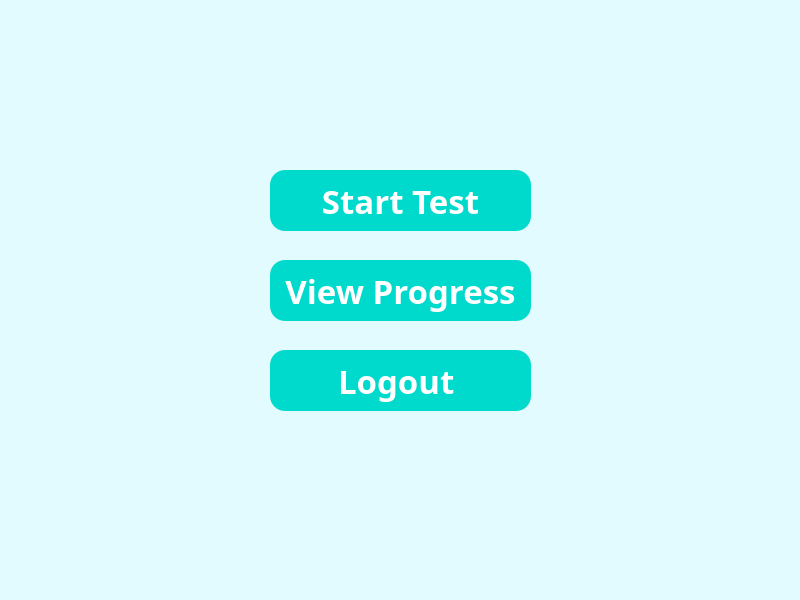
<?xml version="1.0" encoding="UTF-8"?>
<ui version="4.0">
 <class>MainWindow</class>
 <widget class="QMainWindow" name="MainWindow">
  <property name="geometry">
   <rect>
    <x>0</x>
    <y>0</y>
    <width>800</width>
    <height>600</height>
   </rect>
  </property>
  <property name="windowTitle">
   <string>MainWindow</string>
  </property>
  <property name="styleSheet">
   <string notr="true">background-color: #e2fbff;</string>
  </property>
  <widget class="QWidget" name="centralwidget">
   <widget class="QGroupBox" name="settings">
    <property name="enabled">
     <bool>true</bool>
    </property>
    <property name="geometry">
     <rect>
      <x>180</x>
      <y>0</y>
      <width>455</width>
      <height>535</height>
     </rect>
    </property>
    <property name="minimumSize">
     <size>
      <width>455</width>
      <height>535</height>
     </size>
    </property>
    <property name="styleSheet">
     <string notr="true">background-color: #e2fbff;
border-radius: 30px</string>
    </property>
    <property name="alignment">
     <set>Qt::AlignmentFlag::AlignRight|Qt::AlignmentFlag::AlignTrailing|Qt::AlignmentFlag::AlignVCenter</set>
    </property>
    <widget class="QGroupBox" name="groupBox">
     <property name="geometry">
      <rect>
       <x>60</x>
       <y>150</y>
       <width>321</width>
       <height>301</height>
      </rect>
     </property>
     <property name="title">
      <string/>
     </property>
     <widget class="QPushButton" name="loginbutton">
      <property name="geometry">
       <rect>
        <x>30</x>
        <y>110</y>
        <width>261</width>
        <height>61</height>
       </rect>
      </property>
      <property name="font">
       <font>
        <family>Baloo Chettan 2</family>
        <pointsize>25</pointsize>
        <bold>true</bold>
       </font>
      </property>
      <property name="styleSheet">
       <string notr="true">background-color: #00dacc;
color: rgb(255, 255, 255);
border-radius: 15px;
</string>
      </property>
      <property name="text">
       <string>View Progress</string>
      </property>
      <property name="default">
       <bool>false</bool>
      </property>
      <property name="flat">
       <bool>false</bool>
      </property>
     </widget>
     <widget class="QPushButton" name="registerbutton">
      <property name="geometry">
       <rect>
        <x>30</x>
        <y>20</y>
        <width>261</width>
        <height>61</height>
       </rect>
      </property>
      <property name="font">
       <font>
        <family>Baloo Chettan 2</family>
        <pointsize>25</pointsize>
        <bold>true</bold>
       </font>
      </property>
      <property name="styleSheet">
       <string notr="true">background-color: #00dacc;
color: rgb(255, 255, 255);
border-radius: 15px;
</string>
      </property>
      <property name="text">
       <string>Start Test</string>
      </property>
      <property name="default">
       <bool>false</bool>
      </property>
      <property name="flat">
       <bool>false</bool>
      </property>
     </widget>
     <widget class="QPushButton" name="loginbutton_2">
      <property name="geometry">
       <rect>
        <x>30</x>
        <y>200</y>
        <width>261</width>
        <height>61</height>
       </rect>
      </property>
      <property name="font">
       <font>
        <family>Baloo Chettan 2</family>
        <pointsize>25</pointsize>
        <bold>true</bold>
       </font>
      </property>
      <property name="styleSheet">
       <string notr="true">background-color: #00dacc;
color: rgb(255, 255, 255);
border-radius: 15px;
</string>
      </property>
      <property name="text">
       <string>Logout </string>
      </property>
      <property name="default">
       <bool>false</bool>
      </property>
      <property name="flat">
       <bool>false</bool>
      </property>
     </widget>
    </widget>
   </widget>
  </widget>
  <widget class="QMenuBar" name="menubar">
   <property name="geometry">
    <rect>
     <x>0</x>
     <y>0</y>
     <width>800</width>
     <height>24</height>
    </rect>
   </property>
  </widget>
  <widget class="QStatusBar" name="statusbar"/>
 </widget>
 <resources/>
 <connections/>
</ui>
